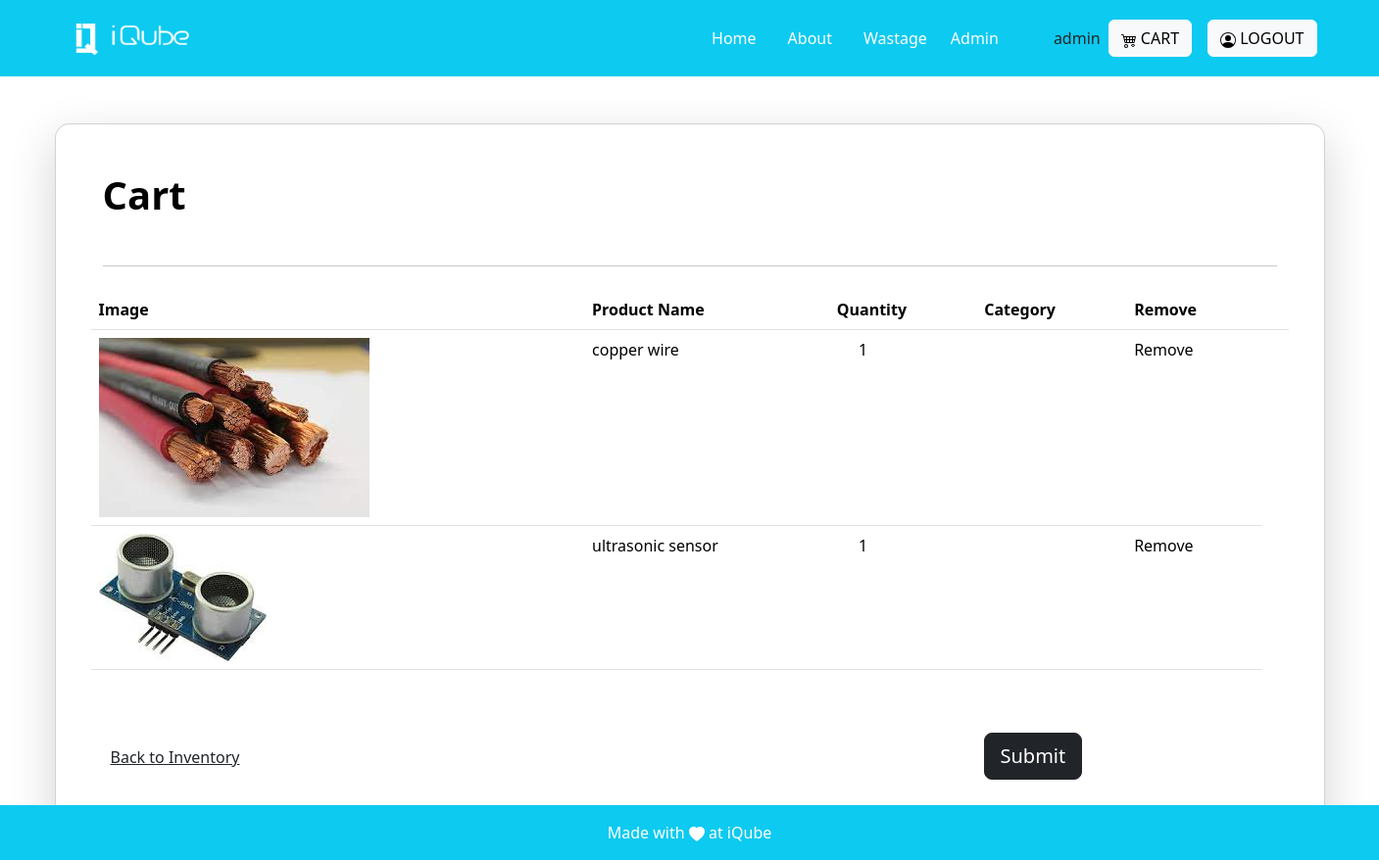
The app's page /cart/ (signed in) with its own data.
### invention/models.py (models this page shows, shortened)
class Cart(models.Model):
    product_name=models.ForeignKey(Product, on_delete=models.CASCADE)
    quantity=models.PositiveIntegerField(default=0)
    due_date=models.DateTimeField(auto_now=True)
    created_by=models.ForeignKey(User,on_delete=models.CASCADE)

class Product(models.Model):
    name=models.CharField(max_length=255)
    decription=models.CharField(max_length=100)
    actual_count=models.PositiveIntegerField()
    available_count=models.PositiveIntegerField()
    category= models.ForeignKey('Category', on_delete=models.CASCADE)
    created_at = models.DateTimeField(auto_now=True)
    image = models.ImageField(upload_to='images')

### invention/views.py (the view, shortened to what this page needs)
# urls.py: path('cart/', views.view_cart, name='view_cart'),
@login_required
def view_cart(request):
    cart_items = Cart.objects.filter(created_by=request.user)
    return render(request,'cart.html',{'cart_items': cart_items,})

### invention/templates/cart.html (shortened to what this page needs)
{% extends "base.html"%}
{% load static %}
{% block base%}
<!doctype html>
<html lang="en">
  <head>
    <link href="https://cdn.jsdelivr.net/npm/bootstrap@5.3.2/dist/css/bootstrap.min.css" rel="stylesheet">
  </head>
  <body>
   <section class="h-100 h-custom " >
  <div class="container py-5 h-100 ">
    <div class="row d-flex justify-content-center align-items-center h-100 ">
      <div class="col-12 ">
        <div class="card card-registration card-registration-2 shadow-lg" style="border-radius: 15px;">
          <div class="card-body p-0">
            <div class=" g-0">
              <div class="col-lg-12">
                <div class="p-5">
                  <div class="d-flex justify-content-between align-items-center mb-5">
                    <h1 class="fw-bold mb-0 text-black">Cart</h1>
                  </div>
                  <hr class="my-4">
                  <div class="row mb-4 d-flex justify-content-between align-items-center">
                <table class="table">
                  <thead>
                    <tr>
                      <th>Image</th>
                      <th>Product Name</th>
                      <th>Quantity</th>
                      <th>Category</th>
                      <th>Remove</th>
                      <th></th>
                    </tr>
                  </thead>
                  <tbody>
                    {% for item in cart_items %}
                    <tr>
                      <td><img src="{{MEDIA_URL}}{{item.product_name.image.url}}"  ></td>
                      <td>{{ item.product_name.name }}</td>
                      <td><button class="btn btn-link px-2"
                        onclick="this.parentNode.querySelector('input[type=number]').stepDown()">
                      </button>&nbsp;{{ item.quantity}}&nbsp;<button class="btn btn-link px-2"
                      onclick="this.parentNode.querySelector('input[type=number]').stepUp()">
                    </button>
                  </td>
                      <td>{{item.category}}</td>
                      <td><a href="{% url 'remove_from_cart' item.id %}" class="text-decoration-none text-black">Remove</a></td>
                {% endfor %}
                </table>
                <div class="row ">
                    <div class="pt-5 col mt-3">
                    <h6 class="mb-0"><a href="{% url 'Home' %}" class="text-body">Back to Inventory</a></h6>
                    </div>
                    <div class="pt-5 col " id="register">
                      <form action="{% url 'view_cart' %}" method="post">
                          <button type="submit" class="btn btn-dark btn-block btn-lg"
                        data-mdb-ripple-color="dark">Submit</button>
                      </form>
                    </div>
                </div>
                </div>
              </div>
              </div>
            </div>
          </div>
        </div>
      </div>
    </div>
  </div>
</section>
  </body>
</html>
{% endblock %}

### invention/templates/base.html (shortened to what this page needs)
{% load static %}
<!DOCTYPE html>
<html lang="en">
<head>
    <link href="https://cdn.jsdelivr.net/npm/bootstrap@5.3.2/dist/css/bootstrap.min.css" rel="stylesheet"
>
</head>
<body>
    <nav class="sticky-top navbar navbar-expand-lg navbar-dark bg-info p-3">
    <div class="container">
            <a class="navbar-brand" href="#">
                <img src="{% static 'images/logo-white.png' %}" alt="Logo" height="36" width="150">
            </a>
            <div class="collapse navbar-collapse justify-content-end" id="navbarNav">
                <ul class="navbar-nav mx-5">
                    <li class="nav-item mx-2">
                        <a class="nav-link active" href="{% url 'Home'%}">Home</a>
                    </li>
                    <li class="nav-item mx-2">
                        <a class="nav-link active" href="{% url 'About' %}">About</a>
                    </li>
                    <li class="nav-item mx-2">
                        <a class="nav-link active" href="{% url 'Add_wastage'%}">Wastage</a>
                    </li>
                    <li>
                        <a   class="nav-link active" href="{% url 'admin_views' %}">Admin</a>
                    </li>
                </ul>
            </div>
            {{request.user.username}}
            <div class="mt-3 mt-lg-0 mx-2">
                <a class="btn btn-light" href="{% url 'view_cart' %}">
                    CART
                </a>
            </div>
            {% if not user.is_authenticated %}
            <div class="mt-3 mt-lg-0 mx-2">
                <a class="btn btn-light" href="{% url "social:begin" 'azuread-tenant-oauth2' %}">
                    <svg xmlns="http://www.w3.org/2000/svg" width="16" height="16" fill="currentColor" class="bi bi-person-circle" viewBox="0 0 16 16">
                    <path d="M11 6a3 3 0 1 1-6 0 3 3 0 0 1 6 0"/>
                        <path fill-rule="evenodd" d="M0 8a8 8 0 1 1 16 0A8 8 0 0 1 0 8m8-7a7 7 0 0 0-5.468 11.37C3.242 11.226 4.805 10 8 10s4.757 1.225 5.468 2.37A7 7 0 0 0 8 1"/>
                    </svg>
                    LOGIN
                </a>
            </div>
            {% else %}
            <div class="mt-3 mt-lg-0 mx-2">
                <a class="btn btn-light" href="{% url 'logout' %}">
                    LOGOUT
                </a>
            </div>
            {% endif %}
        </div>
    </nav>
    <main>
        <div>
            {% block base %}{% endblock %}
        </div>
    </main>
    <footer class="bg-light text-center text-lg-start fixed-bottom">
        <div class="text-center p-3 bg-info p-3" style=" color: white;">
            <div>Made with
                <svg xmlns="http://www.w3.org/2000/svg" width="16" height="16" fill="currentColor"
                    class="bi bi-heart-fill" viewBox="0 0 16 16">
                    <path fill-rule="evenodd"
                        d="M8 1.314C12.438-3.248 23.534 4.735 8 15-7.534 4.736 3.562-3.248 8 1.314z" />
                </svg>
               at iQube
            </div>
        </div>
    </footer>
</body>
</html>
{% load sweetify %}

### invention/templates/base.html (style rules this page uses)
html { scroll-behavior:smooth; }

### invention/templates/cart.html (style rules this page uses)
@media (min-width: 1025px) { .h-custom { height: 100vh !important; } }
#register { position: relative; left:300px; }

### records on screen
Cart: product_name.image (picture), product_name.name "copper wire", quantity "1"
Cart: product_name.image (picture), product_name.name "ultrasonic sensor", quantity "1"

### other values on screen
{{ request.user.username }} "admin"
